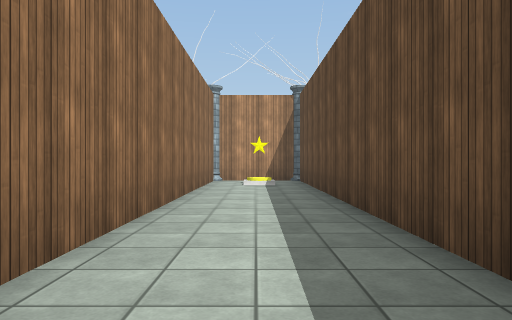
view 1 (above)

24 first-person views from a walk through a Unity game level. The camera is 1.2 m above the floor, looks level and sees 70° across. The floor is counted in squares, 2 m on a side. Each view is taken from the middle of a square. On the plan, view 1 faces up. The plan holds only what a view shows up to about 10 squares ahead; the rest is blank. The place goes on beyond the plan. The player is left out. Some animated figures are left out. Door leaves are left out, so doorways stand open. Some surface patterns are stand-ins.

view 2
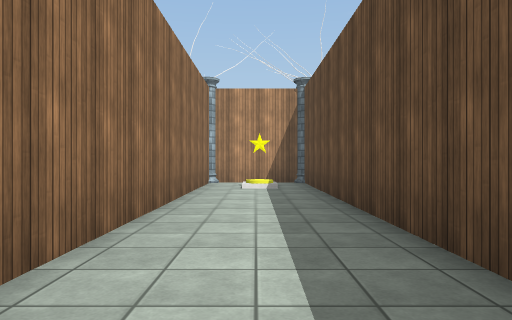

view 3
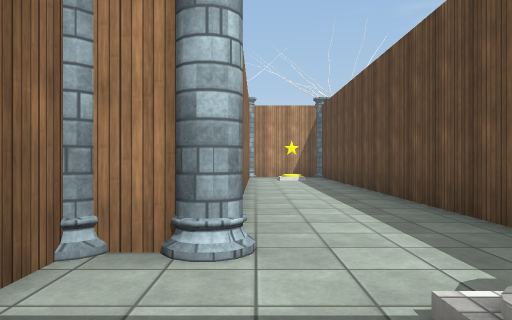

view 4
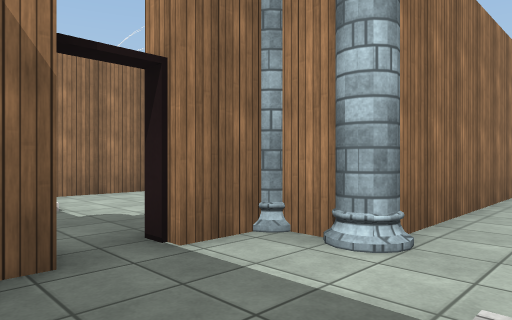

view 5
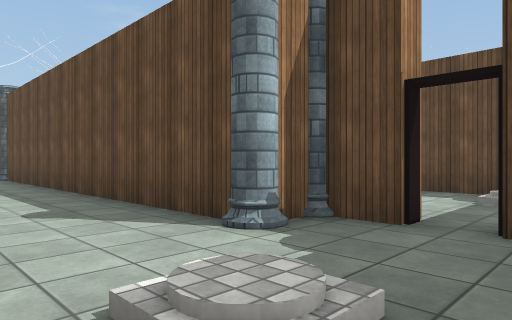

view 6
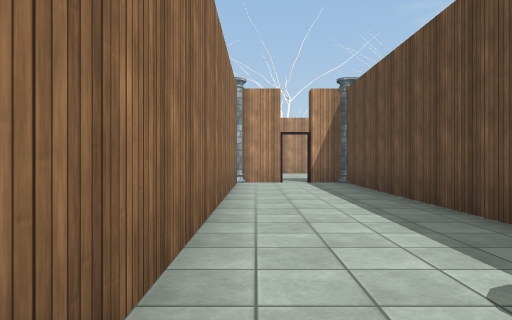

view 7
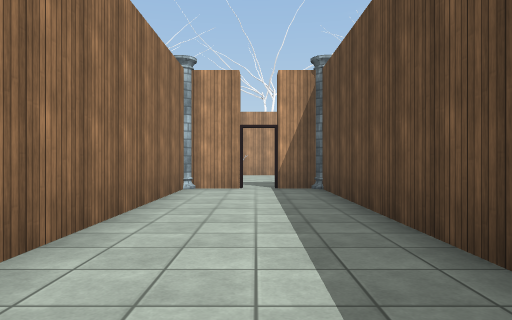

view 8
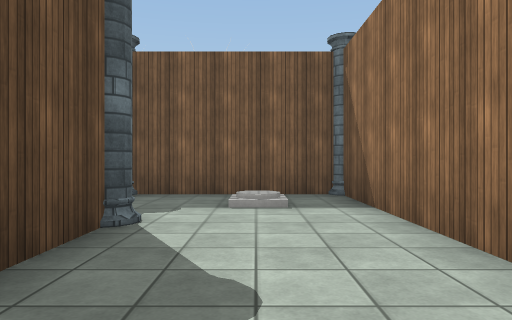

view 9
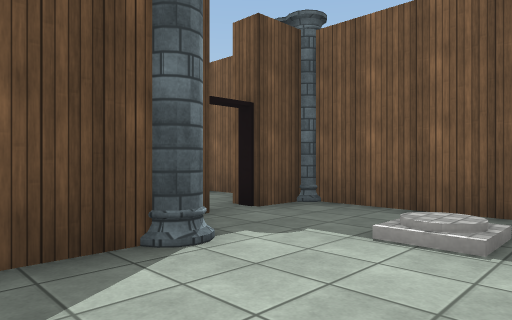

view 10
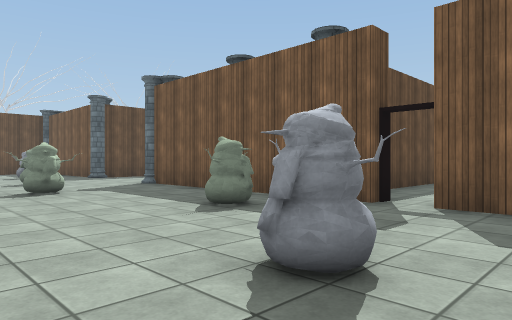

view 11
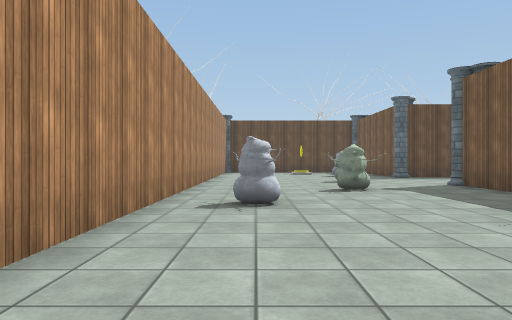

view 12
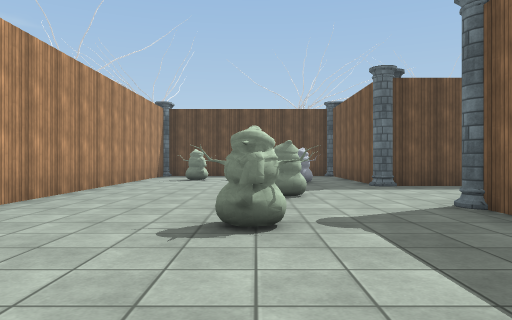

view 13
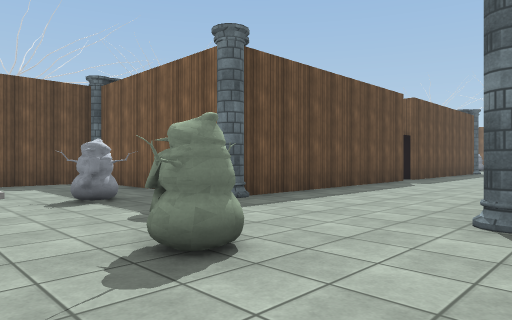

view 14
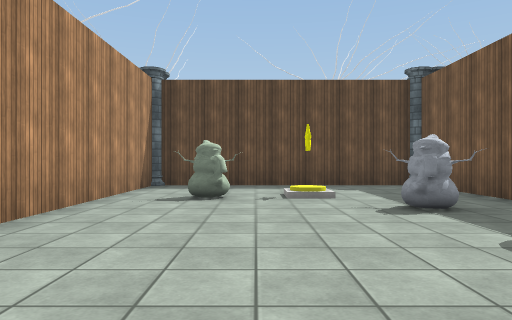

view 15
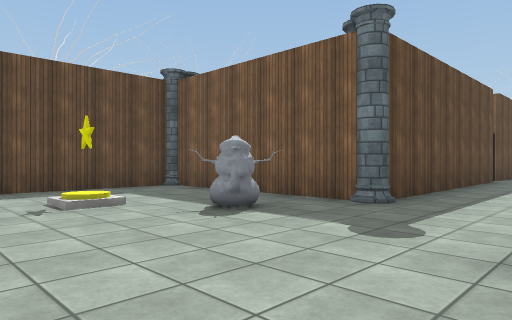

view 16
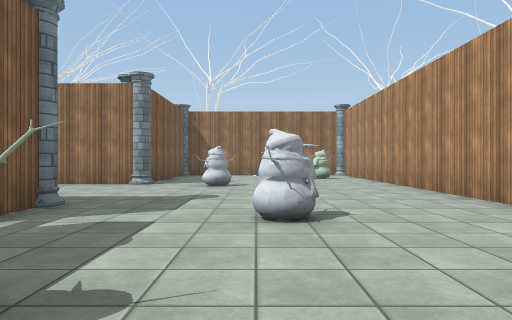

view 17
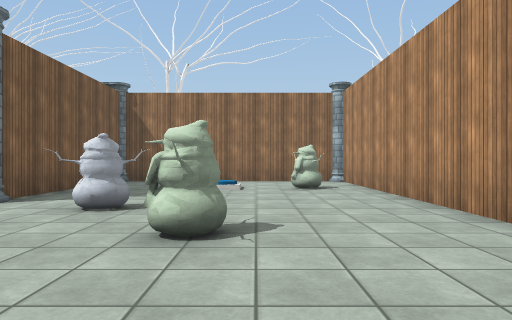

view 18
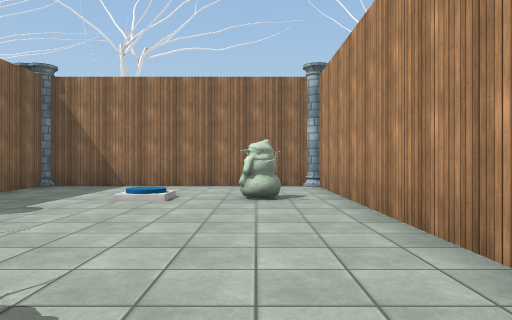

view 19
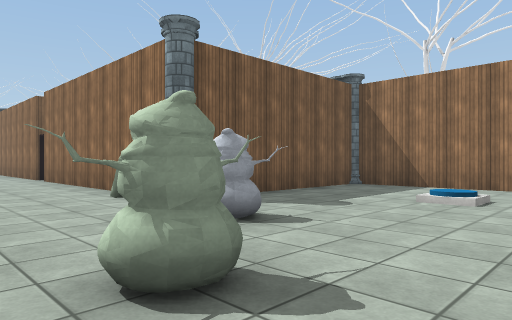

view 20
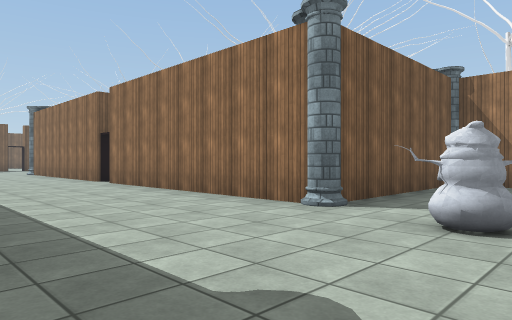

view 21
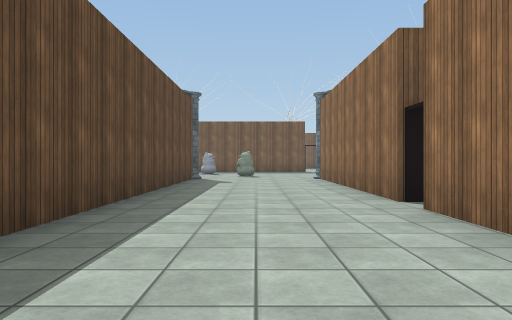

view 22
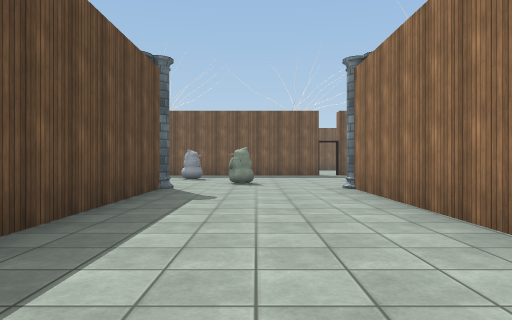

view 23
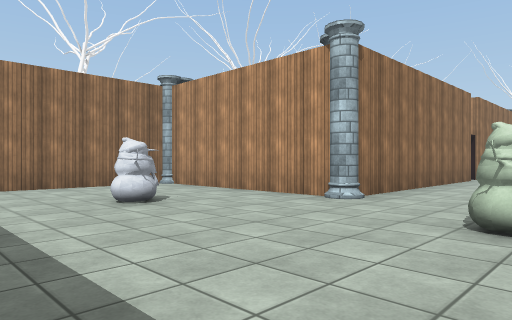

view 24
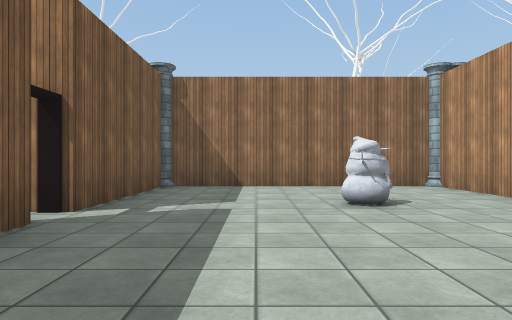

### Floor plan
Points are (right, up) in squares from view 1. A wall is a line through its corners. A room is listed if a view was taken in it or the views show most of it. See-through windows are left out.
Room 1 (views 1, 2)
walls: (-1.5, 0.4) (-2.1, 0.4); (1.3, -0.6) (1.3, 10.2); (-2.8, -1.3) (-2.1, -1.3); (-1.2, 10) (-1.2, 0.8); (0.5, 10.7) (-0.5, 10.7)
ways out: opening at (-0.5, -1) to room 2; opening at (-2.5, 0) to room 3; open door at (-2.5, -1) to room 3
objects: column (-3, 0); column (-2, 0); column (-1, 0)
Room 2 (views 3, 4)
walls: (-1, -2.4) (-0.2, -2.4)
ways out: opening at (-0.5, -1) to room 1; opening at (-2.5, -2) to room 3
Room 3 (views 5, 6, 7, 8, 9)
walls: (-3.6, 0.6) (-3.6, 10.4); (-2.1, -0.6) (-2.8, -0.6); (-6.4, -2.4) (-2.8, -2.4); (-6.5, 10.4) (-6.5, -1.4); (-5.2, 10.7) (-6.4, 10.7)
ways out: opening at (-2.5, 0) to room 1; open door at (-2.5, -1) to room 1; opening at (-2.5, -2) to room 2; open door at (-5, 11) to room 4
objects: column (-4, 0); column (-3, -2); other object (-2, -2)
Room 4 (views 10, 11, 12, 13, 14, 15, 16, 17, 18, 19, 20, 21, 22, 23, 24)
walls: (5.4, 4.5) (5.4, 10.6); (6.4, 11.2) (10.7, 11.2) (10.7, 16.5); (-3, 11.2) (0.5, 11.2); (-6.5, 11.2) (-5.2, 11.2); (-7, -1.5) (-7, 6.2); (-11.1, 3.8) (-11.1, -2.6); (-11.1, 10.6) (-11.1, 4.5); (10.1, 17.4) (-5, 17.4); (-6.9, 17.4) (-16.3, 17.4) (-16.3, 11.5); (-11.4, -2.9) (-15.4, -2.9); (-15.4, 11.2) (-11.4, 11.2); (-11.5, -9.1) (-11, -9.1); (-16.3, -3.5) (-16.3, -8.5); (-15.4, -9.1) (-12.2, -9.1)
ways out: open door at (-5, 11) to room 3; open door at (-12, -9); open door at (-11, 4); open door at (6, 4)
objects: column (-16, -9); column (-16, -3); other object (-16, 11); column (-16, 17); other object (-14, 16); other object (-13, -6) to (-13, -5); column (-11, -3); column (-11, 11); other object (-11, 13) to (-10, 13); other object (-9, -5) to (-9, -4); other object (-9, 14); column (-7, -3); column (-7, -2); column (-7, 11); other object (-6, 14); column (-4, 11); other object (-3, 12) to (-3, 13); other object (-2, 16); column (-1, 11); other object (0, 14); column (1, 11); column (2, 11); other object (3, 13) to (3, 14); column (6, 11); other object (6, 13) to (7, 13); other object (8, 16); other object (11, 17)

Where each view was taken, in squares from view 1:
view 1: 0 up, 0 right, facing up
view 2: 1 up, 0 right, facing up
view 3: 2 down, 1 left, facing up
view 4: 2 down, 0 right, facing up-left
view 5: 2 down, 6 left, facing up-right
view 6: 1 up, 6 left, facing up
view 7: 3 up, 5 left, facing up
view 8: 4 up, 5 left, facing down
view 9: 2 up, 6 left, facing down-right
view 10: 16 up, 7 left, facing down-right
view 11: 16 up, 7 left, facing right
view 12: 14 up, 3 left, facing right
view 13: 15 up, 1 right, facing down-right
view 14: 15 up, 2 right, facing right
view 15: 16 up, 3 right, facing down-right
view 16: 14 up, 2 left, facing left
view 17: 15 up, 6 left, facing left
view 18: 16 up, 8 left, facing left
view 19: 16 up, 8 left, facing down-left
view 20: 14 up, 7 left, facing down-left
view 21: 9 up, 9 left, facing down
view 22: 5 up, 9 left, facing down
view 23: 8 down, 8 left, facing up-left
view 24: 7 down, 8 left, facing left
